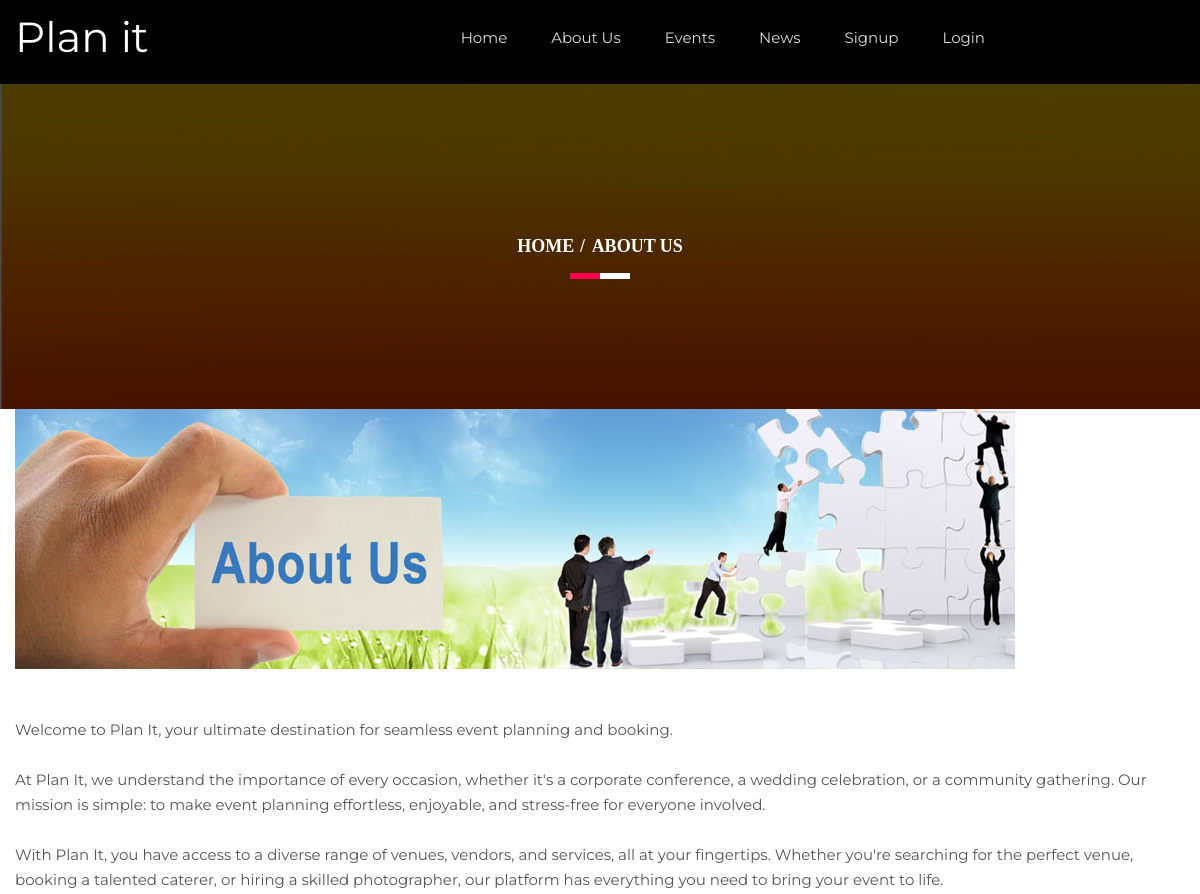
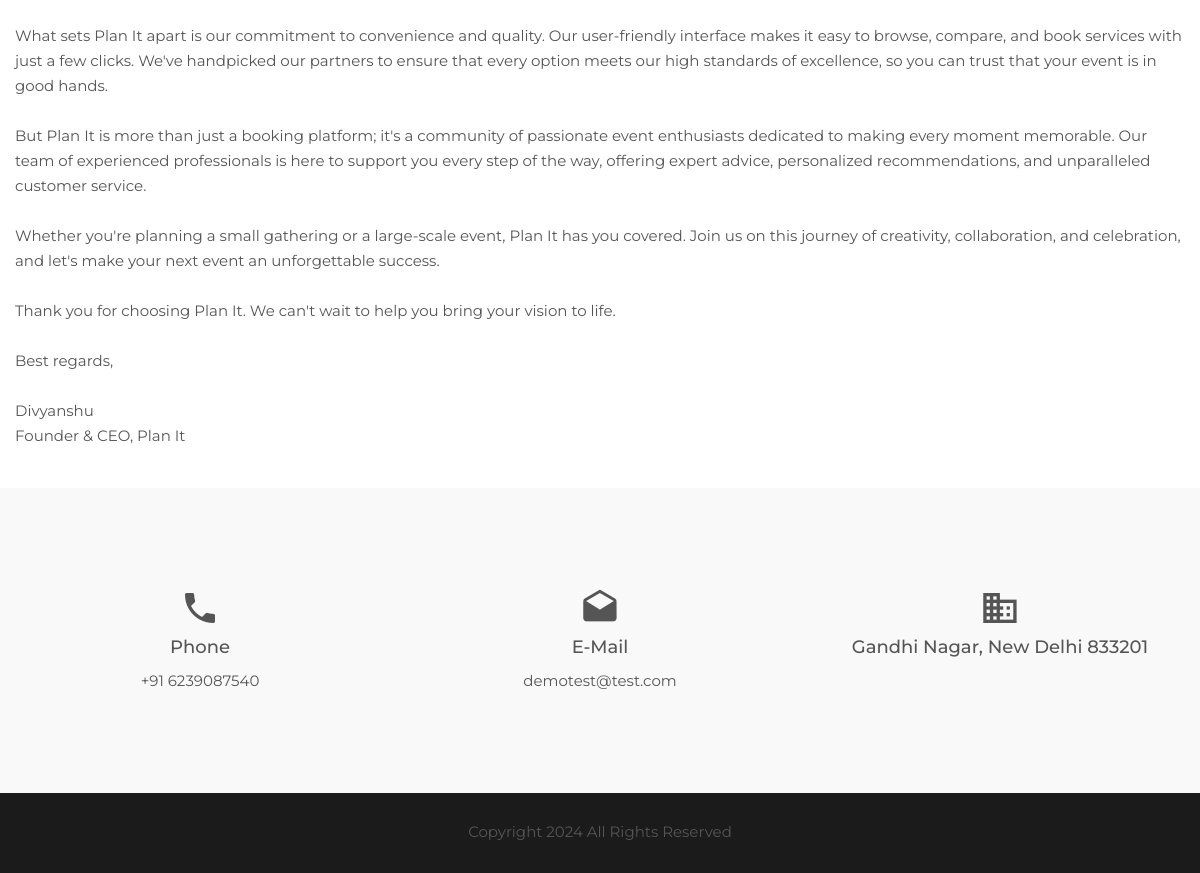
The page /about-us.php on the database its author committed (2 pictures, top to bottom).
### tables this page shows
CREATE TABLE `tblgenralsettings` (
  `id` int(11) NOT NULL,
  `SiteName` varchar(200) DEFAULT NULL,
  `PhoneNumber` text DEFAULT NULL,
  `EmailId` varchar(255) DEFAULT NULL,
  `address` mediumtext DEFAULT NULL,
  `footercontent` mediumtext DEFAULT NULL,
  `LastUpdationDate` timestamp NULL DEFAULT NULL ON UPDATE current_timestamp()
);

CREATE TABLE `tblpages` (
  `id` int(11) NOT NULL,
  `PageType` varchar(255) DEFAULT NULL,
  `PageDetails` mediumtext DEFAULT NULL,
  `LastupdationDate` timestamp NULL DEFAULT NULL ON UPDATE current_timestamp()
);

### about-us.php (the view, shortened to what this page needs)
<?php
include('includes/config.php');
?>
<!doctype html>
<html class="no-js" lang="en">
    <head>
        <link rel="stylesheet" href="css/bootstrap.min.css">
        <link rel="stylesheet" href="css/animate.css">
        <link rel="stylesheet" href="css/meanmenu.min.css">
        <link rel="stylesheet" href="css/owl.carousel.css">
        <link rel="stylesheet" href="css/icofont.css">
        <link rel="stylesheet" href="css/nivo-slider.css">
        <link rel="stylesheet" href="css/animate-text.css">
        <link rel="stylesheet" href="css/material-design-iconic-font.min.css">
		<link rel="stylesheet" href="style.css">
        <link rel="stylesheet" href="css/responsive.css">
		<link href="css/color/skin-default.css" rel="stylesheet">
    </head>
    <body>
         <div class="wrapper waraper-404">
           <div id="home" class="header-slider-area">
        <?php include_once('includes/header.php');?>
            </div>
            <div class="breadcumb-area bg-overlay">
                <div class="container">
                    <ol class="breadcrumb">
                        <li><a href="index.php">Home</a></li>
                        <li class="active">About us
                        </li>
                    </ol>
                </div>
            </div>
            <div class="area-404 fix">
                <div class="container ptb50">
                    <div class="row">
                        <div class="col-xs-12 text-left">
                            <img src="img\aboutus.png" alt="About us">
 <?php
 $ptype="aboutus";
$ret = "select  PageDetails from tblpages where PageType=:ptype";
$query = $dbh -> prepare($ret);
$query -> bindParam(':ptype',$ptype, PDO::PARAM_STR);
$query->execute();
$results=$query->fetchAll(PDO::FETCH_OBJ);
if($query->rowCount() > 0)
{
foreach($results as $row)
{ ?>
<p style="margin-top:2%"><?php echo $row->PageDetails;?></p>
                    <?php }} ?>
                        </div>
                    </div>
                </div>
            </div>
<?php include_once('includes/footer.php');?>
         </div>
    </body>
</html>

### includes/header.php (shortened to what this page needs)
<?php
$ret = "Select  SiteName from tblgenralsettings ";
$querys = $dbh -> prepare($ret);
$querys->execute();
$resultss=$querys->fetchAll(PDO::FETCH_OBJ);
if($querys->rowCount() > 0)
{
foreach($resultss as $rows)
{ ?>
   <div id="home" class="header-slider-area">
                <div class="header-area header-2">
                    <div id="sticker" class="logo-menu-area header-area-2">
                        <div class="container hidden-xs">
                            <div class="row">
                                <div class="col-md-2 col-sm-3">
                                    <div class="logo">
                                        <a href="index.php" style="font-size:42px; color:#fff"><?php echo htmlentities($rows->SiteName);?></a>
                                    </div>
                                </div>
                                <div class="col-md-8 col-sm-9">
                                    <div class="main-menu text-right">
                                        <nav>
                                            <ul id="nav">
                                                <li><a class="smooth-scroll" href="index.php">Home</a></li>
                                                <li><a class="smooth-scroll" href="about-us.php">About Us</a></li>
                                                <li><a class="smooth-scroll" href="all-events.php">Events</a></li>
                                                <li><a class="smooth-scroll" href="news.php">News</a></li>
                                                <?php if(strlen($_SESSION['usrid']==0)){?>
                                                <li><a class="smooth-scroll" href="signup.php">Signup</a></li>
                                                 <li><a class="smooth-scroll" href="signin.php">Login</a></li>
                                             <?php } else {?>
<li><a class="smooth-scroll" href="profile.php">My Account</a></li>
                                             <?php } ?>
                                            </ul>
                                        </nav>
                                    </div>
                                </div>
                                </div>
                            </div>
                        </div>
                    </div>
                    <?php }} ?>

### includes/footer.php (shortened to what this page needs)
<?php
$ret = "Select  PhoneNumber,address,EmailId,footercontent from tblgenralsettings ";
$querys = $dbh -> prepare($ret);
$querys->execute();
$resultss=$querys->fetchAll(PDO::FETCH_OBJ);
if($querys->rowCount() > 0)
{
foreach($resultss as $rows)
{ ?>
 <div class="information-area off-white ptb100">
                    <div class="container">
                        <div class="row">
                            <div class="col-md-4 col-sm-3 col-xs-12">
                                <div class="single-information text-center">
                                    <div class="info-icon">
                                        <i class="zmdi zmdi-phone"></i>
                                    </div>
                                    <h4>Phone</h4>
                                    <p><?php echo htmlentities($rows->PhoneNumber);?></p>
                                </div>
                            </div>
                            <div class="col-md-4 col-sm-3 col-xs-12">
                                <div class="single-information text-center">
                                    <div class="info-icon">
                                        <i class="zmdi zmdi-email-open"></i>
                                    </div>
                                    <h4>E-Mail</h4>
                                    <p><a href="mailto:company@email.com"><?php echo htmlentities($rows->EmailId);?></a></p>
                                </div>
                            </div>
                            <div class="col-md-4 col-sm-3 col-xs-12">
                                <div class="single-information text-center">
                                    <div class="info-icon">
                                        <i class="zmdi zmdi-city-alt"></i>
                                    </div>
                                    <h4><?php echo htmlentities($rows->address);?></h4>
                                </div>
                            </div>
                        </div>
                    </div>
                </div>
            <div class="footer-area" align="center">
                <div class="container">
                    <div class="row">
                        <div class="col-md-12 col-sm-6 col-xs-12">
                            <div class="social-area">
                             <?php echo htmlentities($rows->footercontent);?>
                            </div>
                        </div>
                    </div>
                </div>
            </div>
            <?php }} ?>

### style.css (style rules this page uses)
.container { width: 1200px }
html, body { height: 100%; font-family: 'Montserrat', sans-serif; font-size: 15px; color: #555; line-height: 25px; }
img { max-width: 100%; height: auto; }
.fix { overflow: hidden }
p { margin: 0 0 15px }
h1, h2, h3, h4, h5, h6 { margin: 0 0 10px }
a { -webkit-transition: all 0.3s ease 0s; transition: all 0.3s ease 0s; text-decoration: none; color: #555; }
ul { list-style: outside none none; margin: 0; padding: 0; }
.ptb100 { padding: 100px 0 }
.off-white { background: #f9f9f9 }
.wrapper { background: #fff }
ul li { display: inline-block }
.main-menu ul li a { color: #ddd }
.logo-menu-area { padding: 35px 0 }
.main-menu ul li { margin-right: 40px }
.main-menu ul li:last-child { margin: 0 }
.header-area { left: 0; position: absolute; top: 0; width: 100%; z-index: 999; }
.header-slider-area { position: relative }
.bg-overlay { position: relative; z-index: 1; }
.bg-overlay:before { background: #000 none repeat scroll 0 0; content: ""; height: 100%; left: 0; opacity: 0.85; -ms-filter: "progid:DXImageTransform.Microsoft.Alpha(Opacity=85)"; position: absolute; top: 0; width: 100%; z-index: -1; }
.breadcumb-area.bg-overlay:before { opacity: 0.7; -ms-filter: "progid:DXImageTransform.Microsoft.Alpha(Opacity=70)"; }
.info-icon { font-size: 40px; margin-bottom: 10px; }
.single-information > p { margin-bottom: 5px }
.single-information p:last-child { margin: 0 }
.footer-area { background: #1b1b1b none repeat scroll 0 0; height: 80px; line-height: 78px; }
.header-2 { background: #000 none repeat scroll 0 0; position: static; }
.breadcumb-area { background: rgba(0, 0, 0, 0) url("img/bg.png") repeat scroll 0 0; padding: 150px 0; text-align: center; }
.breadcrumb { background-color: transparent; border-radius: 0; list-style: outside none none; margin-bottom: 0; padding: 0; position: relative; }
.breadcrumb > li + li:before { color: #fff; font-weight: 700; padding: 0 2px; }
.breadcrumb a, .breadcrumb li.active { color: #fff }
.breadcrumb li { font-family: popins; font-size: 18px; font-weight: 700; text-transform: uppercase; }
.breadcrumb:before, .breadcrumb:after { background: #fff none repeat scroll 0 0; bottom: -20px; content: ""; height: 6px; left: 50%; position: absolute; -webkit-transform: translateX(-50%); transform: translateX(-50%); width: 60px; }
.breadcrumb:after { background: #ff004d none repeat scroll 0 0; -webkit-transform: translateX(-100%); transform: translateX(-100%); width: 30px; }
#sticker { right: 0; left: 0; }

### css/responsive.css (style rules this page uses)
@media (min-width: 1170px) and (max-width: 1400px) { .logo-menu-area { padding: 25px 0; } }

### css/color/skin-default.css (style rules this page uses)
.breadcrumb::after { background: #ff004d none repeat scroll 0 0; }

### rows shown on the page
tblgenralsettings: SiteName "Plan it", PhoneNumber "+91 6239087540", EmailId "demotest@test.com", address "Gandhi Nagar, New Delhi 833201", footercontent "Copyright 2024 All Rights Reserved"
tblpages: PageDetails "Welcome to Plan It, your ultimate destination for seamless event planning and booking. At Plan It, we understand the importance of every occasion, whether it's a corporate conference, a wedding celebration, or a community gathering. Our mission is simple: to make event planning effortless, enjoyable, and stress-free for everyone involved. With Plan It, you have access to a diverse range of venues, vendors, and services, all at your fingertips. Whether you're searching for the perfect venue, booking a talented caterer, or hiring a skilled photographer, our platform has everything you need to bring your event to life. What sets Plan It apart is our commitment to convenience and quality. Our…"
